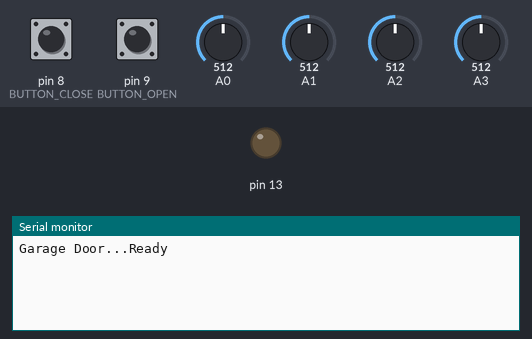
Bench run of a sketch on a simulated Arduino Uno, built with avr-gcc and run on an emulated ATmega328P. Shown: output pins drawn as LEDs (lit = HIGH), the last lines printed to the serial monitor. Inputs (shaded band) come from the test bench; at power-on: A0 = 512, A1 = 512, A2 = 512, A3 = 512, pin 8 (BUTTON_CLOSE) HIGH, pin 9 (BUTTON_OPEN) HIGH. Pins used as bus, display or sensor lines are not drawn.

Above: at 1.2 s.
1.3 s: A0 set to 716
At 2.2 s:
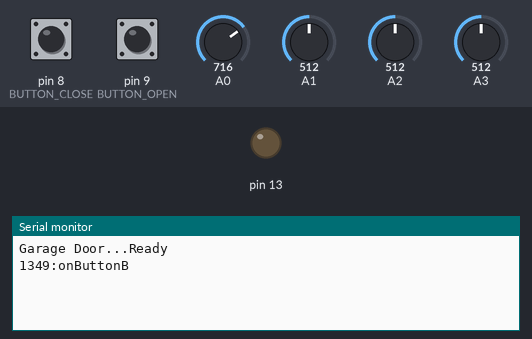
2.8 s: A1 set to 716
At 3.3 s:
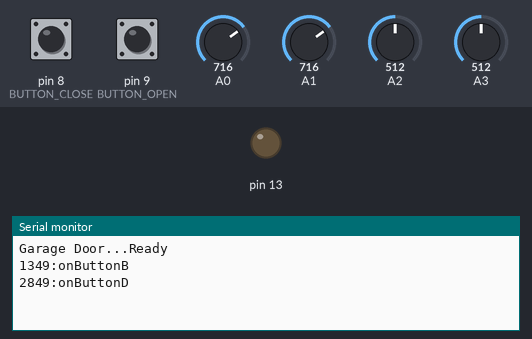
4.3 s: A2 set to 716
At 5.1 s:
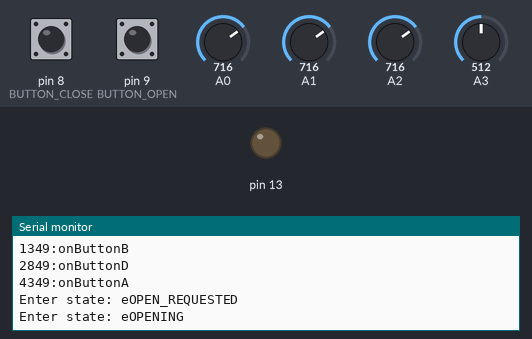
5.8 s: A3 set to 523
At 7.1 s:
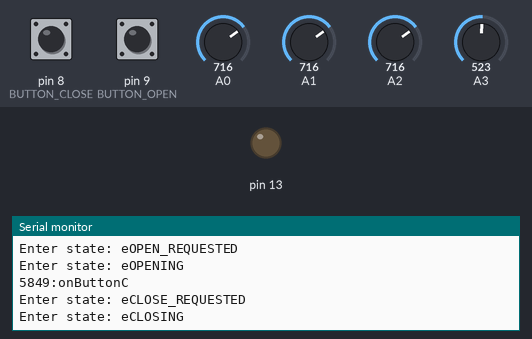
7.3 s: pin 8 (BUTTON_CLOSE) pulled LOW for 0.15 s
At 8.6 s:
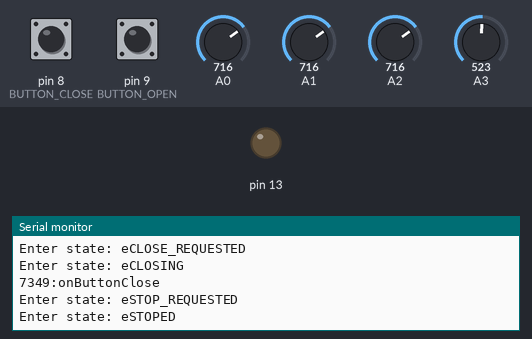
8.9 s: pin 9 (BUTTON_OPEN) pulled LOW for 0.15 s
At 9.9 s:
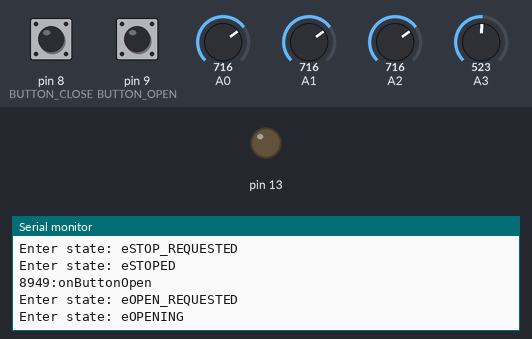

The sketch:

GarageDoor.ino
```cpp
#include "config.h"
#include <Arduino.h>

// Connections:
//
//    Remote Rc
//    XY-DJM-5v <--> Arduino
//       GND           GND
//       5V            5V
//       D0            A0
//       D1            A1
//       D2            A2
//       D3            A3
//
//    Relays
//    HL-54S V1.2 <--> Arduino
//       GND           GND
//       IN1           D5
//       IN2           D4
//       IN3           D3
//       IN4           D2
//       5V            5V
//
//
//    Buttons
//      D8  <--> SWITCH CLOSE <--> GND
//      D9  <--> SWITCH OPEN  <--> GND
//


#define R1 5
#define R2 4
#define R3 3
#define R4 2

// digitalWrite(R1, LOW);

#define LED          13

#define BUTTON_OPEN  9
#define BUTTON_CLOSE 8


class ButtonRC
{
public:
    ButtonRC(uint8_t pin)
        : pin_(pin)
        , state_(false)
        , last_state_(true)
    {

    }

    bool update()
    {
        bool raw_state = analogRead(pin_) > 512;

        if(raw_state)
        {
            // Detect rising edges
            if(!last_state_)
            {
                last_state_ = true;
                last_edge_time_ = millis();
            }

            if(!state_)
            {
                // Debouncing complete ?
                if(last_edge_time_ + DEBOUNCE_COUNT_UP__ <= millis())
                {
                    state_ = true;
                }
            }
        }
        else
        {
            // Detect failling edges
            if(last_state_)
            {
                last_state_ = false;
                last_edge_time_ = millis();
            }

            if(state_)
            {
                // Debouncing complete ?
                if(last_edge_time_ + DEBOUNCE_COUNT_DOWN__ <= millis())
                {
                    state_ = false;
                }
            }
        }

        return state_;
    }

private:
    enum Config
    {
        DEBOUNCE_COUNT_UP__ = 50,     // number of millis to consider it as up
        DEBOUNCE_COUNT_DOWN__ = 500,  // number of millis to consider it as down
    };

    uint8_t pin_;
    bool last_state_;
    bool state_;
    unsigned long last_edge_time_;

};


class ButtonDigital
{
public:
    ButtonDigital(uint8_t pin)
        : pin_(pin)
        , state_(false)
        , last_state_(true)
    {
        last_state_ = !digitalRead(pin_);
    }

    bool update()
    {
        bool raw_state = !digitalRead(pin_);

        if(raw_state)
        {
            // Detect rising edges
            if(!last_state_)
            {
                last_state_ = true;
                last_edge_time_ = millis();
            }

            if(!state_)
            {
                // Debouncing complete ?
                if(last_edge_time_ + DEBOUNCE_COUNT_UP__ <= millis())
                {
                    state_ = true;
                }
            }
        }
        else
        {
            // Detect failling edges
            if(last_state_)
            {
                last_state_ = false;
                last_edge_time_ = millis();
            }

            if(state_)
            {
                // Debouncing complete ?
                if(last_edge_time_ + DEBOUNCE_COUNT_DOWN__ <= millis())
                {
                    state_ = false;
                }
            }
        }

        return state_;
    }

private:
    enum Config
    {
        DEBOUNCE_COUNT_UP__ = 50,     // number of millis to consider it as up
        DEBOUNCE_COUNT_DOWN__ = 50,  // number of millis to consider it as down
    };

    uint8_t pin_;
    bool last_state_;
    bool state_;
    unsigned long last_edge_time_;

};


class Door
{
private:
    enum Config
    {
        TIME_TO_OPEN__  = 43000,        // In ms
        MIN_TIME_MOTOR_REVERSE = 500, // IN Ms
        //TIME_TO_CLOSE__ = 60000,        // In ms
        RELAY_ACTIVATION_TIME__ = 50,   // Relay activation in ms  normaly it's around ~75ms
    };

    enum eState
    {
        eOPENED = 0,
        eCLOSED,
        eCLOSING,
        eOPENING,
        eOPEN_REQUESTED,
        eCLOSE_REQUESTED,
        eSTOP_REQUESTED,
        eSTOPED,
    };
    static const char* enum_state_name__[];

public:
    Door(uint8_t pin_out_open, uint8_t pin_out_close)
        : pin_out_open_(pin_out_open)
        , pin_out_close_(pin_out_close)
        , state_(eCLOSED)
        //, last_action_(eCLOSE)
        , door_steps_(0)
    {
        // TODO read last state on eeprom
    }

    void update()
    {
        unsigned long ms = millis();

        if (eCLOSE_REQUESTED == state_)
        {
            if (ms >  end_target_timestamp_)
            {
                setState(eCLOSING);
            }
        }
        else if (eOPEN_REQUESTED == state_)
        {
            if (ms >  end_target_timestamp_)
            {
                setState(eOPENING);
            }
        }
        else if (eSTOP_REQUESTED == state_)
        {
            if (ms >  end_target_timestamp_)
            {
                setState(eSTOPED);
            }
        }
        else if (eCLOSING == state_)
        {
            if (ms >  end_target_timestamp_)
            {
                setState(eCLOSED);
            }
        }
        else if (eOPENING == state_)
        {
            if (ms >  end_target_timestamp_)
            {
                setState(eOPENED);
            }
        }
    }

    void open()
    {
        if (state_ != eOPENING && state_ != eOPENED)
        {
            setState(eOPEN_REQUESTED);
        }
        else if (state_ == eOPENING )
        {
            setState(eSTOP_REQUESTED);
        }
    }

    void close()
    {
        if (state_ != eCLOSING && state_ != eCLOSED)
        {
            setState(eCLOSE_REQUESTED);
        }
        else if (state_ == eCLOSING )
        {
            setState(eSTOP_REQUESTED);
        }
    }

    void stop()
    {
        if (state_ != eCLOSED && state_ != eOPENED)
        {
            setState(eSTOPED);
        }
    }

private:

    void setState(eState new_state)
    {
        if (state_ == new_state) return;

        //
        // Manage on exit state
        //
        if (state_ == eOPENING)
        {
            digitalWrite(pin_out_open_, HIGH);
            if (new_state != eOPENED && end_target_timestamp_ > millis() )
            {
                // Open was not reach
                int delta =  millis() - state_timestamp_;
                if (delta > RELAY_ACTIVATION_TIME__)
                {
                    door_steps_ += delta - RELAY_ACTIVATION_TIME__;
                }
            }
        }
        else if (state_ == eCLOSING)
        {
            digitalWrite(pin_out_close_, HIGH);
            if (new_state != eCLOSED  && end_target_timestamp_ > millis())
            {
                // Close was not reach
                int delta =  millis() - state_timestamp_;
                if (delta > RELAY_ACTIVATION_TIME__)
                {
                    door_steps_ -= delta - RELAY_ACTIVATION_TIME__;
                }
            }
        }

        //
        //Assign state
        //
        eState last_state = state_;
        state_ = new_state;
        state_timestamp_ = millis();
        log_log("Enter state: ");log_logln(enum_state_name__[state_]);


        //
        // Manage on enter state
        //
        if (state_ == eOPEN_REQUESTED)
        {
            end_target_timestamp_ = state_timestamp_;
            if (last_state == eCLOSING)
            {
                end_target_timestamp_ += MIN_TIME_MOTOR_REVERSE;
            }
        }
        else if (state_ == eCLOSE_REQUESTED)
        {
            end_target_timestamp_ = state_timestamp_;
            if (last_state == eOPENING)
            {
                end_target_timestamp_ += MIN_TIME_MOTOR_REVERSE;
            }
        }
        else if (state_ == eOPENING)
        {
            digitalWrite(pin_out_open_, LOW);
            end_target_timestamp_ = state_timestamp_;
            end_target_timestamp_ += RELAY_ACTIVATION_TIME__;
            end_target_timestamp_ += TIME_TO_OPEN__  - door_steps_;
        }
        else if (state_ == eCLOSING)
        {
            digitalWrite(pin_out_close_, LOW);
            end_target_timestamp_ = state_timestamp_;
            end_target_timestamp_ += RELAY_ACTIVATION_TIME__;
            end_target_timestamp_ +=  door_steps_;
        }
        else if (state_ == eOPENED)
        {
            digitalWrite(pin_out_open_, HIGH);
            door_steps_ = TIME_TO_OPEN__;
        }
        else if (state_ == eCLOSED)
        {
            digitalWrite(pin_out_close_, HIGH);
            door_steps_ = 0;
        }
        else if (state_ == eSTOP_REQUESTED)
        {
            setState(eSTOPED);
        }
    }


    eState state_;
    unsigned long   state_timestamp_;       // Timestamp of state
    unsigned long   end_target_timestamp_;

    //enum eLastAction
    //{
    //    eOPEN,
    //    eCLOSE,
    //};
    //eLastAction last_action_;

    long door_steps_;  // [0 - TIME_TO_OPEN__]  0 is close
    uint8_t pin_out_open_;
    uint8_t pin_out_close_;
};
const char* Door::enum_state_name__[] =
{
    "eOPENED",
    "eCLOSED",
    "eCLOSING",
    "eOPENING",
    "eOPEN_REQUESTED",
    "eCLOSE_REQUESTED",
    "eSTOP_REQUESTED",
    "eSTOPED",
};


ButtonRC button_a(A2);
ButtonRC button_b(A0);
ButtonRC button_c(A3);
ButtonRC button_d(A1);

ButtonDigital button_open(BUTTON_OPEN);
ButtonDigital button_close(BUTTON_CLOSE);

Door door(R1, R2);


void onButtonA()
{
    log_logmsln("onButtonA");
    door.open();
}

void onButtonB()
{
    log_logmsln("onButtonB");
}

void onButtonC()
{
    log_logmsln("onButtonC");
    door.close();
}

void onButtonD()
{
    log_logmsln("onButtonD");
    door.stop();
}

void onButtonOpen()
{
    log_logmsln("onButtonOpen");
    door.open();
}

void onButtonClose()
{
    log_logmsln("onButtonClose");
    door.close();
}

void updateButton()
{
    static bool last_a = false;
    static bool last_b = false;
    static bool last_c = false;
    static bool last_d = false;

    // Read new state of rc button
    bool a =  button_a.update();
    bool b =  button_b.update();
    bool c =  button_c.update();
    bool d =  button_d.update();

    if (last_a != a)
    {
        if (a)
        {
            onButtonA();
        }
        last_a = a;
    }

    if (last_b != b)
    {
        if (b)
        {
            onButtonB();
        }
        last_b = b;
    }

    if (last_c != c)
    {
        if (c)
        {
            onButtonC();
        }
        last_c = c;
    }

    if (last_d != d)
    {
        if (d)
        {
            onButtonD();
        }
        last_d = d;
    }

    // Digital
    static bool last_open = false;
    static bool last_close = false;

    // Read new state of rc button
    bool open =  button_open.update();
    bool close =  button_close.update();

    if (last_open != open)
    {
        if (open)
        {
            onButtonOpen();
        }
        last_open = open;
    }

    if (last_close !=  close)
    {
        if (close)
        {
            onButtonClose();
        }
        last_close = close;
    }

}


void setup()
{
    log_init();
    log_logln("Garage Door...Ready");

    pinMode(13, OUTPUT);
    digitalWrite(13, LOW);

    pinMode(R1, OUTPUT);
    pinMode(R2, OUTPUT);
    pinMode(R3, OUTPUT);
    pinMode(R4, OUTPUT);

    pinMode(BUTTON_OPEN, INPUT_PULLUP);
    pinMode(BUTTON_CLOSE, INPUT_PULLUP);

    digitalWrite(R1, HIGH);
    digitalWrite(R2, HIGH);
    digitalWrite(R3, HIGH);
    digitalWrite(R4, HIGH);
}

void loop()
{
    updateButton();

    door.update();
}
```

config.h
```cpp
#ifndef _CONFIG_h
#define _CONFIG_h

// Activate log by default
// Each file can override this setting
// Eg: to disable log
//      #define DEBUG_LOG   0
#ifndef DEBUG_LOG
    #define DEBUG_LOG   1
#endif


#if( DEBUG_LOG  == 1 )
    #define log_init()    Serial.begin(9600)
    #define log_logln(a)  Serial.println(a)
    #define log_log(a)    Serial.print(a)

    #define log_logms(a)      Serial.print(millis());Serial.print(":");Serial.print(a)
    #define log_logmsln(a)    Serial.print(millis());Serial.print(":");Serial.println(a)
#else
    #define log_init()
    #define log_logln(a)
    #define log_log(a)
    #define log_logms(a)
    #define log_logmsln(a)
#endif


#endif
```

Measured:
- the behaviour switches between 512 and 513 on A3 (found by bisection; images 3 and 4)
- after the input at 1.3 s, the serial monitor: prints a new line after 0.05 s (image 1)
- after the input at 2.8 s, the serial monitor: prints a new line after 0.05 s (image 2)
- after the input at 4.3 s, the serial monitor: prints a new line after 0.05 s (image 3)
- after the input at 5.8 s, the serial monitor: prints a new line after 0.05 s (image 4)
- after the input at 7.3 s, the serial monitor: prints a new line after 0.05 s (image 5)
- after the input at 8.9 s, the serial monitor: prints a new line after 0.05 s (image 6)
